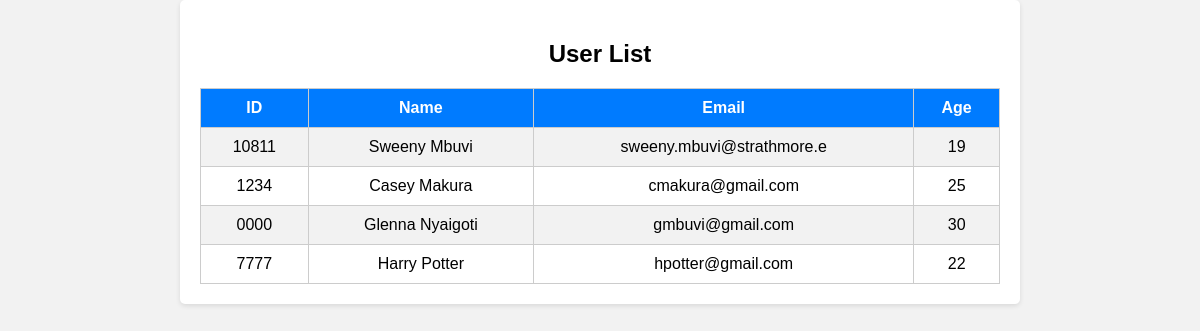
The app's page /process/display.php with its own data.
### tables this page shows
CREATE TABLE `user` (
  `user_id` int(11) NOT NULL,
  `id` varchar(25) NOT NULL,
  `name` varchar(25) NOT NULL,
  `email` varchar(25) NOT NULL,
  `age` int(11) NOT NULL
);

### process/display.php (the view, shortened to what this page needs)
<!DOCTYPE html>
<html lang="en">
<head>
</head>
<body>
    <div class="container">
        <h2>User List</h2>
        <?php
        $db = new Database();
        try {
            $conn = $db->getConnection();
            $stmt = $conn->query("SELECT * FROM user");
            $users = $stmt->fetchAll(PDO::FETCH_ASSOC);
            if (count($users) > 0) {
                echo "<table>";
                echo "<tr>";
                echo "<th>ID</th>";
                echo "<th>Name</th>";
                echo "<th>Email</th>";
                echo "<th>Age</th>";
                echo "</tr>";
                foreach ($users as $user) {
                    echo "<tr>";
                    echo "<td>" . $user['id'] . "</td>";
                    echo "<td>" . $user['name'] . "</td>";
                    echo "<td>" . $user['email'] . "</td>";
                    echo "<td>" . $user['age'] . "</td>";
                    echo "</tr>";
                }
                echo "</table>";
            } else {
                echo "<p>No users found.</p>";
            }
        } catch (PDOException $e) {
            die("Database error: " . $e->getMessage());
        }
        ?>
    </div>
</body>
</html>

### process/display.php (style rules this page uses)
body { font-family: Arial, Helvetica, sans-serif; background-color: #f2f2f2; margin: 0; padding: 0; }
.container { max-width: 800px; margin: 0 auto; padding: 20px; background-color: #fff; border-radius: 5px; box-shadow: 0 2px 5px rgba(0, 0, 0, 0.1); }
h2 { text-align: center; margin-bottom: 20px; }
table { width: 100%; border-collapse: collapse; margin-top: 20px; }
table, th, td { border: 1px solid #ccc; }
th, td { padding: 10px; text-align: center; }
th { background-color: #007BFF; color: #fff; }
tr:nth-child(even) { background-color: #f2f2f2; }

### records on screen
user: id "10811", name "Sweeny Mbuvi", email "sweeny.mbuvi@strathmore.e", age "19"
user: id "1234", name "Casey Makura", email "cmakura@gmail.com", age "25"
user: id "0000", name "Glenna Nyaigoti", email "gmbuvi@gmail.com", age "30"
user: id "7777", name "Harry Potter", email "hpotter@gmail.com", age "22"
